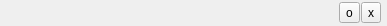
<?xml version="1.0" encoding="UTF-8"?>
<ui version="4.0">
 <class>EDRTitleBar</class>
 <widget class="QWidget" name="EDRTitleBar">
  <property name="geometry">
   <rect>
    <x>0</x>
    <y>0</y>
    <width>387</width>
    <height>26</height>
   </rect>
  </property>
  <property name="sizePolicy">
   <sizepolicy hsizetype="Preferred" vsizetype="Fixed">
    <horstretch>0</horstretch>
    <verstretch>0</verstretch>
   </sizepolicy>
  </property>
  <property name="minimumSize">
   <size>
    <width>0</width>
    <height>26</height>
   </size>
  </property>
  <property name="maximumSize">
   <size>
    <width>16777215</width>
    <height>26</height>
   </size>
  </property>
  <property name="focusPolicy">
   <enum>Qt::NoFocus</enum>
  </property>
  <property name="windowTitle">
   <string>EDRTitleBar</string>
  </property>
  <property name="styleSheet">
   <string notr="true">/* QWidget#EDRTitleBar {
	background-color: qlineargradient(spread:pad, x1:0, y1:0, x2:1, y2:0, stop:0 rgba(0, 0, 0, 255), stop:1 rgba(255, 255, 255, 255))
 }


QToolButton {
	border: 2px solid #8f8f91;
	border-radius: 6px;
	background-color: qlineargradient(x1: 0, y1: 0, x2: 0, y2: 1 stop: 0 #f6f7fa, stop: 1 #dadbde);
}

QToolButton[popupMode=1] { /
	padding-right: 20px; 
}

QToolButton:pressed {
	background-color: qlineargradient(x1: 0, y1: 0, x2: 0, y2: 1 stop: 0 #dadbde, stop: 1 #f6f7fa);
}

QToolButton::menu-button {
	border: 2px solid gray;
	border-top-right-radius: 6px;
	border-bottom-right-radius: 6px;
	width: 16px;
}

QToolButton::menu-arrow {
	image: url(downarrow.png);
}

QToolButton::menu-arrow:open {
	top: 1px; left: 1px;
}
*/</string>
  </property>
  <layout class="QHBoxLayout" name="horizontalLayout" stretch="0,0,0,0,0">
   <property name="spacing">
    <number>1</number>
   </property>
   <property name="leftMargin">
    <number>6</number>
   </property>
   <property name="topMargin">
    <number>2</number>
   </property>
   <property name="rightMargin">
    <number>6</number>
   </property>
   <property name="bottomMargin">
    <number>2</number>
   </property>
   <item>
    <widget class="QFrame" name="leftFrame">
     <property name="sizePolicy">
      <sizepolicy hsizetype="Preferred" vsizetype="Preferred">
       <horstretch>0</horstretch>
       <verstretch>0</verstretch>
      </sizepolicy>
     </property>
     <property name="minimumSize">
      <size>
       <width>0</width>
       <height>0</height>
      </size>
     </property>
     <property name="frameShape">
      <enum>QFrame::NoFrame</enum>
     </property>
     <property name="frameShadow">
      <enum>QFrame::Plain</enum>
     </property>
     <layout class="QHBoxLayout" name="horizontalLayout_5">
      <property name="spacing">
       <number>1</number>
      </property>
      <property name="margin">
       <number>0</number>
      </property>
     </layout>
    </widget>
   </item>
   <item>
    <spacer name="horizontalSpacer">
     <property name="orientation">
      <enum>Qt::Horizontal</enum>
     </property>
     <property name="sizeHint" stdset="0">
      <size>
       <width>40</width>
       <height>20</height>
      </size>
     </property>
    </spacer>
   </item>
   <item>
    <widget class="QFrame" name="rightFrame">
     <property name="sizePolicy">
      <sizepolicy hsizetype="Preferred" vsizetype="Preferred">
       <horstretch>0</horstretch>
       <verstretch>0</verstretch>
      </sizepolicy>
     </property>
     <property name="minimumSize">
      <size>
       <width>0</width>
       <height>0</height>
      </size>
     </property>
     <property name="layoutDirection">
      <enum>Qt::RightToLeft</enum>
     </property>
     <property name="frameShape">
      <enum>QFrame::NoFrame</enum>
     </property>
     <property name="frameShadow">
      <enum>QFrame::Plain</enum>
     </property>
     <layout class="QHBoxLayout" name="horizontalLayout_4">
      <property name="spacing">
       <number>1</number>
      </property>
      <property name="margin">
       <number>0</number>
      </property>
     </layout>
    </widget>
   </item>
   <item>
    <widget class="QToolButton" name="buttonFloat">
     <property name="text">
      <string>o</string>
     </property>
    </widget>
   </item>
   <item>
    <widget class="QToolButton" name="buttonClose">
     <property name="text">
      <string>x</string>
     </property>
    </widget>
   </item>
  </layout>
  <action name="actionFloat">
   <property name="checkable">
    <bool>true</bool>
   </property>
   <property name="icon">
    <iconset resource="Icons.qrc">
     <normaloff>:/resources/icons/oddokowywanie.png</normaloff>
     <normalon>:/resources/icons/dokowanie.png</normalon>:/resources/icons/oddokowywanie.png</iconset>
   </property>
   <property name="text">
    <string>Float</string>
   </property>
   <property name="toolTip">
    <string>Float</string>
   </property>
  </action>
  <action name="actionClose">
   <property name="icon">
    <iconset resource="Icons.qrc">
     <normaloff>:/resources/icons/x.png</normaloff>:/resources/icons/x.png</iconset>
   </property>
   <property name="text">
    <string>Close</string>
   </property>
   <property name="toolTip">
    <string>Close</string>
   </property>
  </action>
 </widget>
 <resources>
  <include location="ConsoleWidget.qrc"/>
  <include location="Icons.qrc"/>
 </resources>
 <connections/>
 <slots>
  <slot>setWordWrap(bool)</slot>
 </slots>
</ui>
